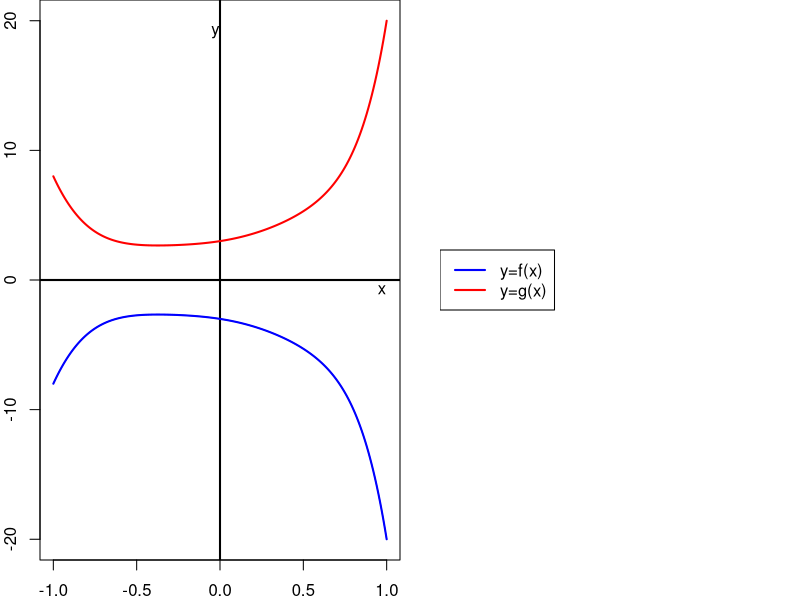

Write R code to recreate this figure.
## ---- chunk 1
cf = sample(2:9,8,T)*sample(c(-1,1),8,T)
dg = 7:0
mkp = function(cf,dg){
    f = paste0("{",cf,"}x^{",dg,"}",collapse="+")
    f = gsub("+{-","-{",f,fixed=T)
    f = gsub("x^{1}","x",f,fixed=T)
    f = gsub("x^{0}","",f,fixed=T)
    return(f)
}

m1 = rep(c(-1,1),4) #f(-x)
m2 = rep(-1,8) #-f(x)
m3 = rep(c(1,-1),4) #-f(-x)

f = mkp(cf,dg)
fn = mkp(cf*m1,dg)
nf = mkp(cf*m2,dg)
nfn = mkp(cf*m3,dg)

fs = c(fn,nf,nfn)
wo = sample(1:3,1)
g = fs[wo]

ach = c("f(-x)","-f(x)","-f(-x)")
cor = ach[wo]
ach = sample(ach)
sol = paste0(1*(ach==cor),collapse="")

wrd1 = c("the ODD powered","ALL","the EVEN powered")[wo]


refl = c("horizontal reflections over the $y$ axis","vertical reflections over the $x$ axis","180° rotations around the origin")
refl = refl[wo]

## ---- chunk 2
par(mfrow=c(1,2),mar=c(2,2,0,0))
x = seq(-1,1,0.01)
f = rep(0,length(x))
for(i in 1:length(cf)){
    f = f+cf[i]*x^dg[i]
}

nf = -f
fn = rev(f)
nfn = -fn

fys = list(fn,nf,nfn)
f2 = fys[[wo]]

exy = max(abs(f))

plot(x,f,"l",ylim=c(-exy,exy),col="blue",xlab="",ylab="")
abline(h=0,lwd=2)
abline(v=0,lwd=2)
lines(x,f,col="blue",lwd=2)
lines(x,f2,col="red",lwd=2)
text(1,0,"x",adj=c(1.1,1.1))
text(0,exy,"y",adj=c(1.1,1.1))

plot(0,0,"n",axes=F,ann=F)
legend("left",c("y=f(x)","y=g(x)"),col=c("blue","red"),lwd=2)
